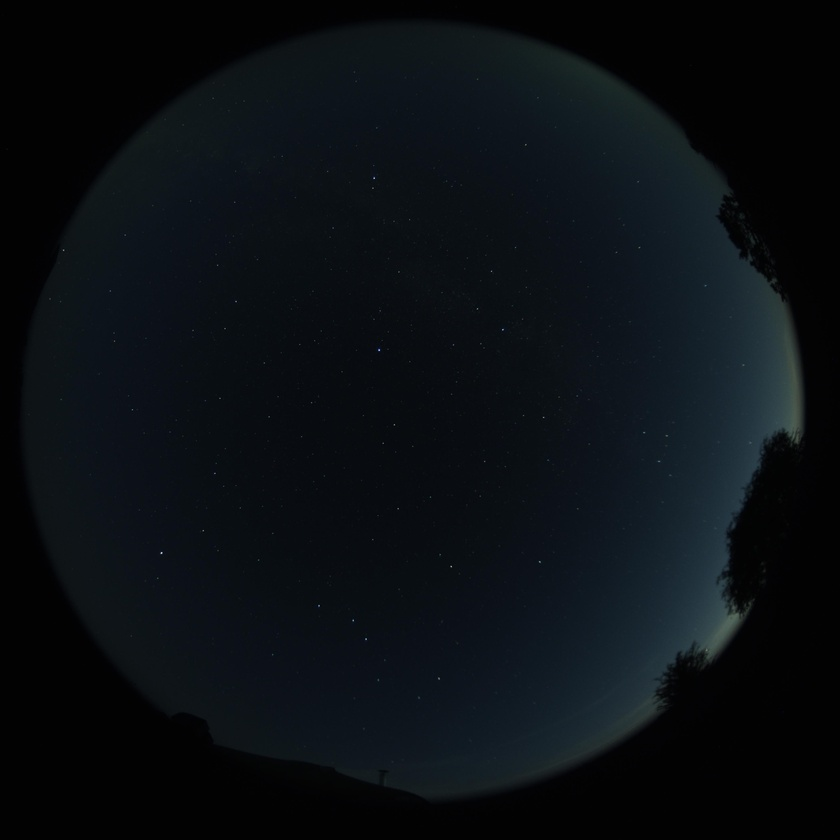
#> input picture plugins/feature/camera/test/images/stars-wide-9.jpg, 840 x 840 px, shrunk from 3552 x 3552 before the run
$ python gen_robustness_tests.py
#> lines starting #> are read from the running program, lines starting #| are printed output that depends on the picture; after the words box and inside, x2 and y2 are one past the last pixel; in counts of white or black regions, pixels touching at a corner belong together
#!/usr/bin/env python3
"""Generate metamorphic + negative robustness tests for the plate solver.

Metamorphic: transform a known-good image in ways whose effect on the solution is
predictable (noise/brightness -> invariant; translate/rotate -> anchors move with a
known map). The solver should still solve and the named anchor should land where the
transform predicts. Brittleness shows up as a failure to solve a trivially-perturbed image.

Negative: garbage inputs (pure noise, random blobs) that have no real sky solution. The
solver MUST report solved=false. Hallucinating a solve here means the acceptance gates are
too loose -- the overfitting-toward-acceptance failure mode.
"""
import csv, os, sys
import numpy as np
import cv2

HERE = os.path.dirname(os.path.abspath(__file__))
SRC_CSV = os.path.join(HERE, "star-tests.csv")
OUTDIR = os.path.join(HERE, "images-robustness")
os.makedirs(OUTDIR, exist_ok=True)

with open(SRC_CSV, newline="") as f:
#> (reads plugins/feature/camera/test/star-tests.csv from the repository)
    rows = list(csv.reader(f))
header = rows[0]
# pick the wide-9 mode-3 row as the metamorphic source (clean fisheye guided solve)
src = next(r for r in rows[1:] if "stars-wide-9.jpg" in r[0] and r[15] == "3")
col = {name: i for i, name in enumerate(header)}

img_path = os.path.join(HERE, src[col["image"]].strip())
img = cv2.imread(img_path, cv2.IMREAD_COLOR)
#> img is the input picture: shape (840, 840, 3); mean B, G, R 19.1, 15, 10.4
if img is None:
    sys.exit(f"could not read source image {img_path}")
H, W = img.shape[:2]
#> H = 840; W = 840
print(f"source {img_path}  {W}x{H}")
#| source plugins/feature/camera/test/images/stars-wide-9.jpg  840x840

# source anchor (name:x:y) -- wide-9 has Vega:1603:1480
sp = src[col["starPositions"]]
aname, ax, ay = sp.split(":")
ax, ay = float(ax), float(ay)

def row_for(image_rel, *, star_positions=None, roll=None, expected_roll=None, expected_roll_tol=None, stars=None, startmode=None):
    r = list(src)
    r[col["image"]] = image_rel
    if star_positions is not None: r[col["starPositions"]] = star_positions
    if roll is not None:           r[col["roll"]] = f"{roll:.4f}"
    if expected_roll is not None:  r[col["expectedRoll"]] = f"{expected_roll:.4f}"
    if expected_roll_tol is not None: r[col["expectedRollTolerance"]] = f"{expected_roll_tol:.4f}"
    if stars is not None:          r[col["stars"]] = stars
    if startmode is not None:      r[col["plateSolveStartMode"]] = str(startmode)
    return r

meta_rows = []

# 1) additive Gaussian noise -- anchors + pose invariant
noisy = img.astype(np.float32) + np.random.default_rng(1).normal(0, 12.0, img.shape).astype(np.float32)
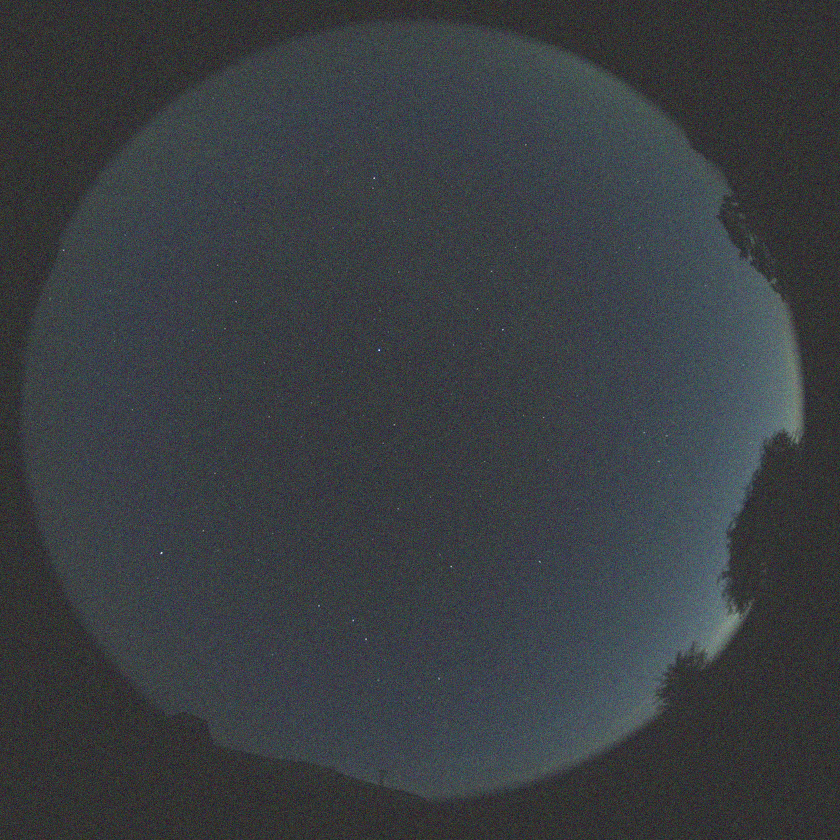
#> noisy: shape (840, 840, 3) float32; mean B, G, R 19.1, 15, 10.4; drawn with min black and max white
cv2.imwrite(os.path.join(OUTDIR, "meta-wide9-noise.jpg"), np.clip(noisy, 0, 255).astype(np.uint8))
meta_rows.append(row_for("images-robustness/meta-wide9-noise.jpg", star_positions=f"{aname}:{ax:.0f}:{ay:.0f}"))

# 2) brightness scaled down -- anchors + pose invariant
dim = np.clip(img.astype(np.float32) * 0.6, 0, 255).astype(np.uint8)
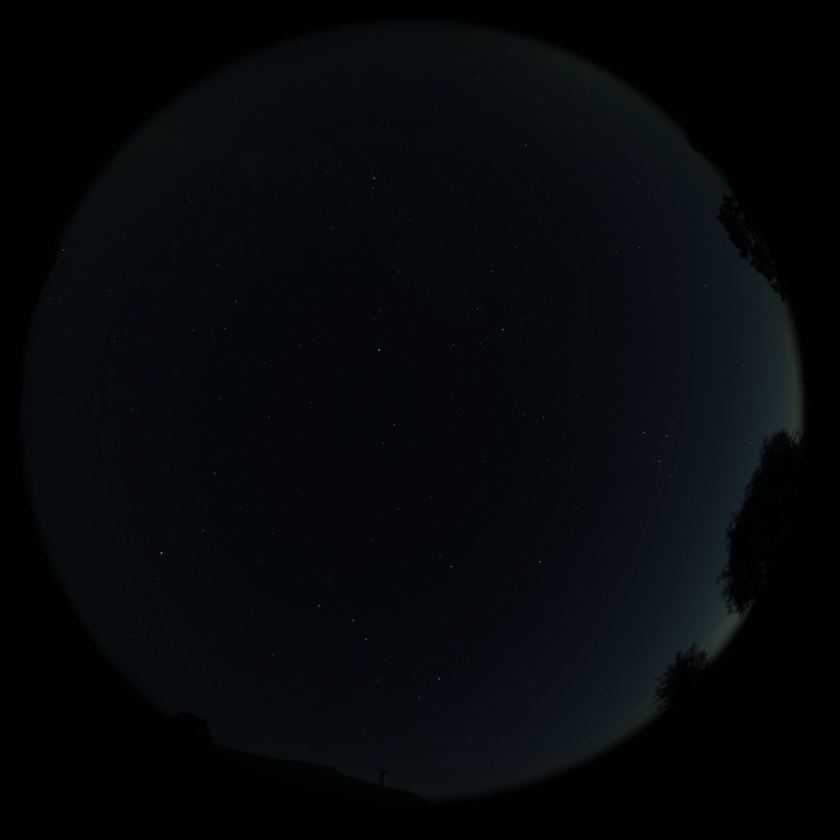
#> dim: shape (840, 840, 3); mean B, G, R 11.1, 8.6, 5.9
cv2.imwrite(os.path.join(OUTDIR, "meta-wide9-dim.jpg"), dim)
meta_rows.append(row_for("images-robustness/meta-wide9-dim.jpg", star_positions=f"{aname}:{ax:.0f}:{ay:.0f}"))

# 3) translation (+40,+30) -- anchor moves by the same offset, pose ~invariant (pp shift)
dx, dy = 40, 30
Mt = np.float32([[1, 0, dx], [0, 1, dy]])
shifted = cv2.warpAffine(img, Mt, (W, H), flags=cv2.INTER_LINEAR, borderMode=cv2.BORDER_CONSTANT)
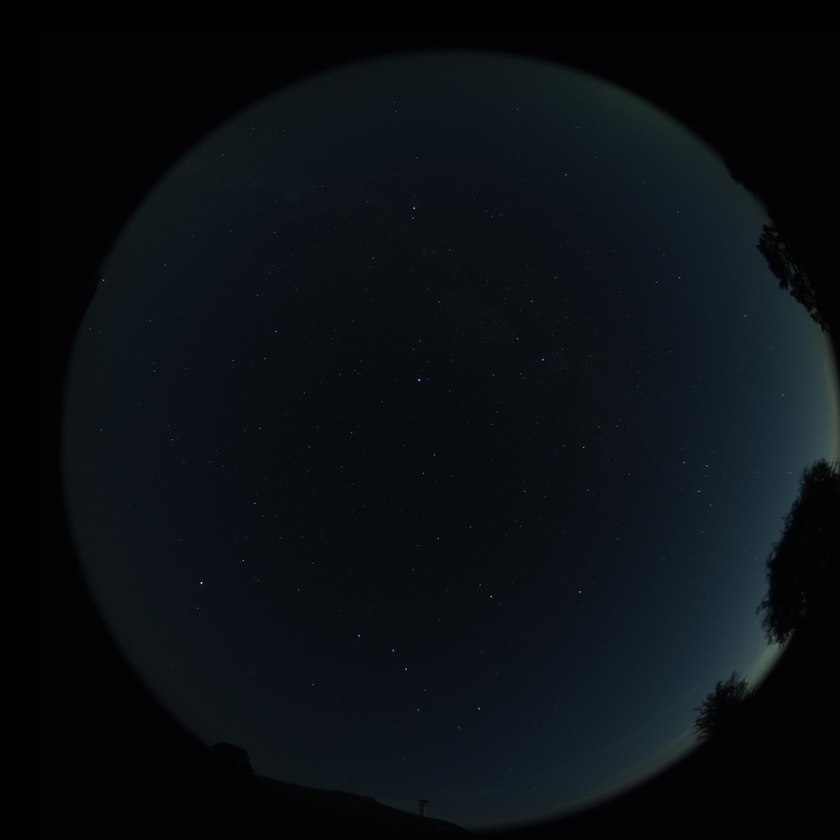
#> shifted: shape (840, 840, 3); mean B, G, R 18.9, 14.8, 10.2
cv2.imwrite(os.path.join(OUTDIR, "meta-wide9-shift.jpg"), shifted)
meta_rows.append(row_for("images-robustness/meta-wide9-shift.jpg", star_positions=f"{aname}:{ax+dx:.0f}:{ay+dy:.0f}"))

# 4) rotation about image centre by theta -- anchor rotated by the SAME matrix; rely on the
#    anchor-position check for equivariance (the solved roll should track but conventions vary).
for theta in (20.0,):
    Mr = cv2.getRotationMatrix2D((W / 2.0, H / 2.0), theta, 1.0)
    rot = cv2.warpAffine(img, Mr, (W, H), flags=cv2.INTER_LINEAR, borderMode=cv2.BORDER_CONSTANT)
    rx = Mr[0, 0] * ax + Mr[0, 1] * ay + Mr[0, 2]
    ry = Mr[1, 0] * ax + Mr[1, 1] * ay + Mr[1, 2]
    name = f"meta-wide9-rot{int(theta)}.jpg"
    cv2.imwrite(os.path.join(OUTDIR, name), rot)
    meta_rows.append(row_for(f"images-robustness/{name}", star_positions=f"{aname}:{rx:.0f}:{ry:.0f}"))
#> this loop made 1 pass
#> pass 1, `rot = cv2.warpAffine(img, Mr, (W, H), flags=cv2.INTER_LINEAR, borderMo..`:
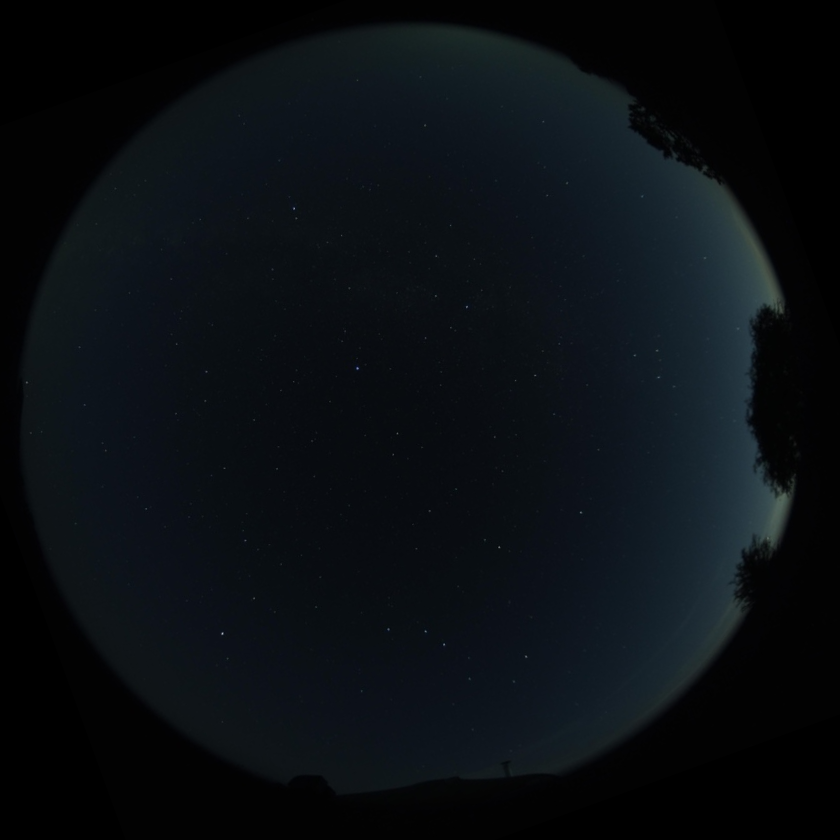
#> rot: shape (840, 840, 3); mean B, G, R 18.8, 14.7, 10.1
#> after the loop, meta_rows = 4 items

# ---- negative inputs: must NOT solve ----
neg_rows = []
rng = np.random.default_rng(7)

# pure Gaussian noise, no stars
noise = rng.normal(40, 18, (H, W, 3)).clip(0, 255).astype(np.uint8)
cv2.imwrite(os.path.join(OUTDIR, "neg-noise.jpg"), noise)
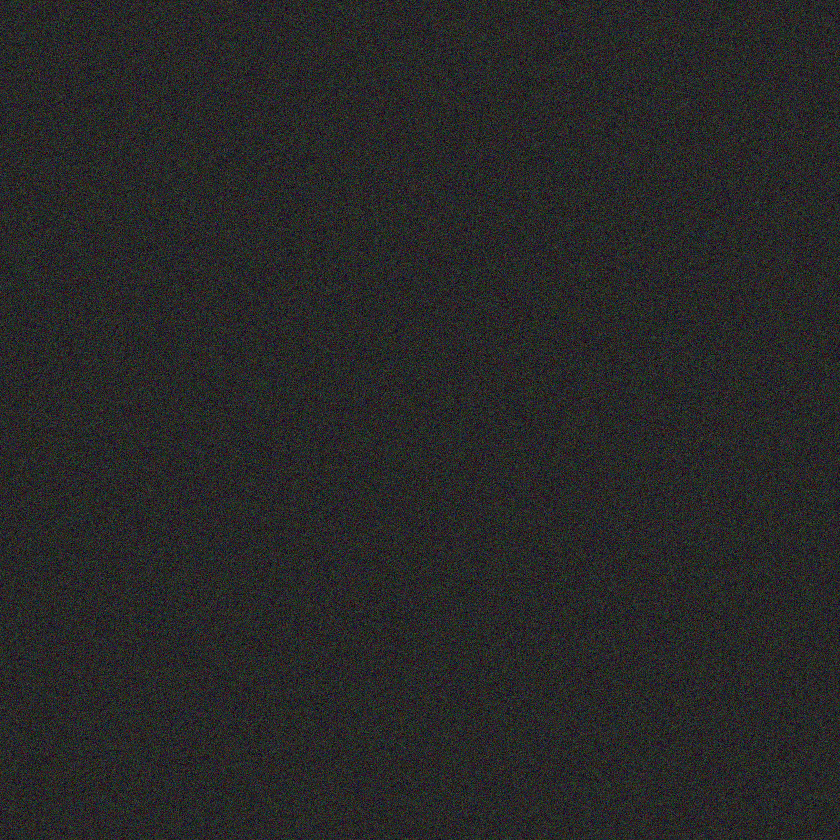
#> saved as neg-noise.jpg: shape (840, 840, 3); mean B, G, R 39.6, 39.6, 39.6
neg_rows.append(row_for("images-robustness/neg-noise.jpg"))

# random bright blobs -- look like stars, random positions, no real sky correspondence
blobs = np.full((H, W, 3), 8, np.uint8)
for _ in range(80):
    cx, cy = rng.integers(50, W - 50), rng.integers(50, H - 50)
    cv2.circle(blobs, (int(cx), int(cy)), int(rng.integers(2, 5)), (255, 255, 255), -1)
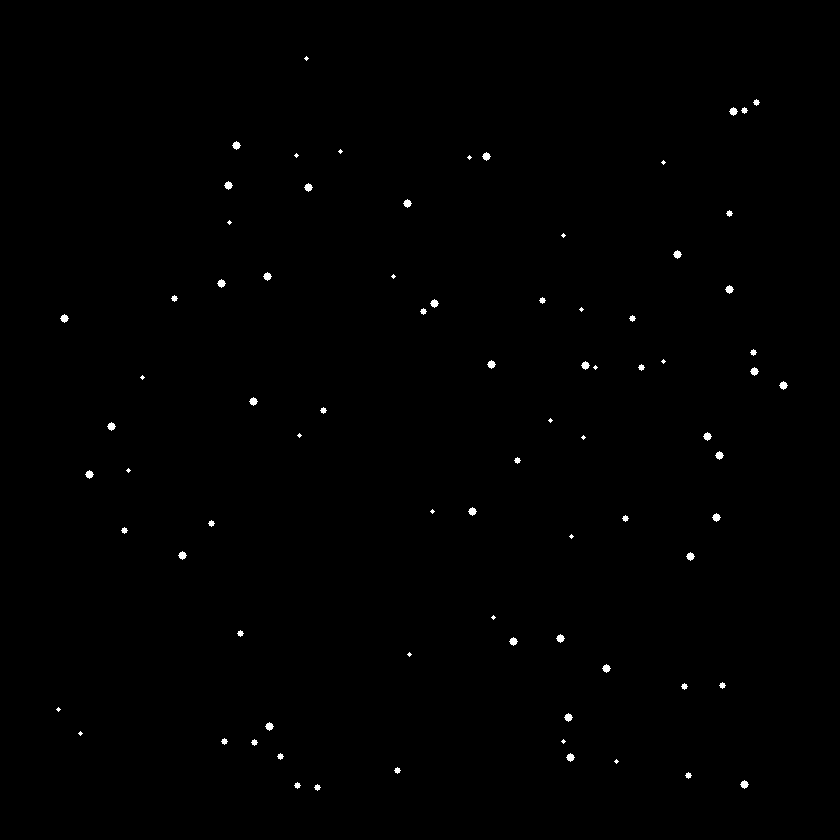
#> blobs: shape (840, 840, 3); values 8 (black) and 255 (white), 0.37% white; 80 white regions (24 under 20 px), largest, box (x1, y1, x2, y2) and area: (729, 107, 738, 116) 49, (232, 141, 241, 150) 49, (482, 152, 491, 161) 49
blobs = cv2.GaussianBlur(blobs, (0, 0), 1.5)
cv2.imwrite(os.path.join(OUTDIR, "neg-blobs.jpg"), blobs)
neg_rows.append(row_for("images-robustness/neg-blobs.jpg"))

# Blind-mode negatives: the same garbage at startMode 1 (FoV-known blind) and 0 (fully blind),
# which exercise the more permissive blind acceptance gates (guided-mode rejection is the easy
# case). Must also yield solved=false.
neg_blind_rows = []
for img in ("images-robustness/neg-noise.jpg", "images-robustness/neg-blobs.jpg"):
    for mode in (1, 0):
        neg_blind_rows.append(row_for(img, startmode=mode))

def write_csv(path, rows_):
    with open(path, "w", newline="") as f:
        w = csv.writer(f, quoting=csv.QUOTE_MINIMAL)
        w.writerow(header)
        for r in rows_:
            w.writerow(r)
#> this loop made 4 passes

write_csv(os.path.join(HERE, "robustness-meta.csv"), meta_rows)
write_csv(os.path.join(HERE, "robustness-neg.csv"), neg_rows)
write_csv(os.path.join(HERE, "robustness-neg-blind.csv"), neg_blind_rows)
print(f"wrote {len(meta_rows)} metamorphic rows, {len(neg_rows)} guided-negative rows, "
      f"{len(neg_blind_rows)} blind-negative rows")
#| wrote 4 metamorphic rows, 2 guided-negative rows, 4 blind-negative rows
print("metamorphic: expect ALL PASS;  negatives (guided + blind): expect ALL solved=false")
